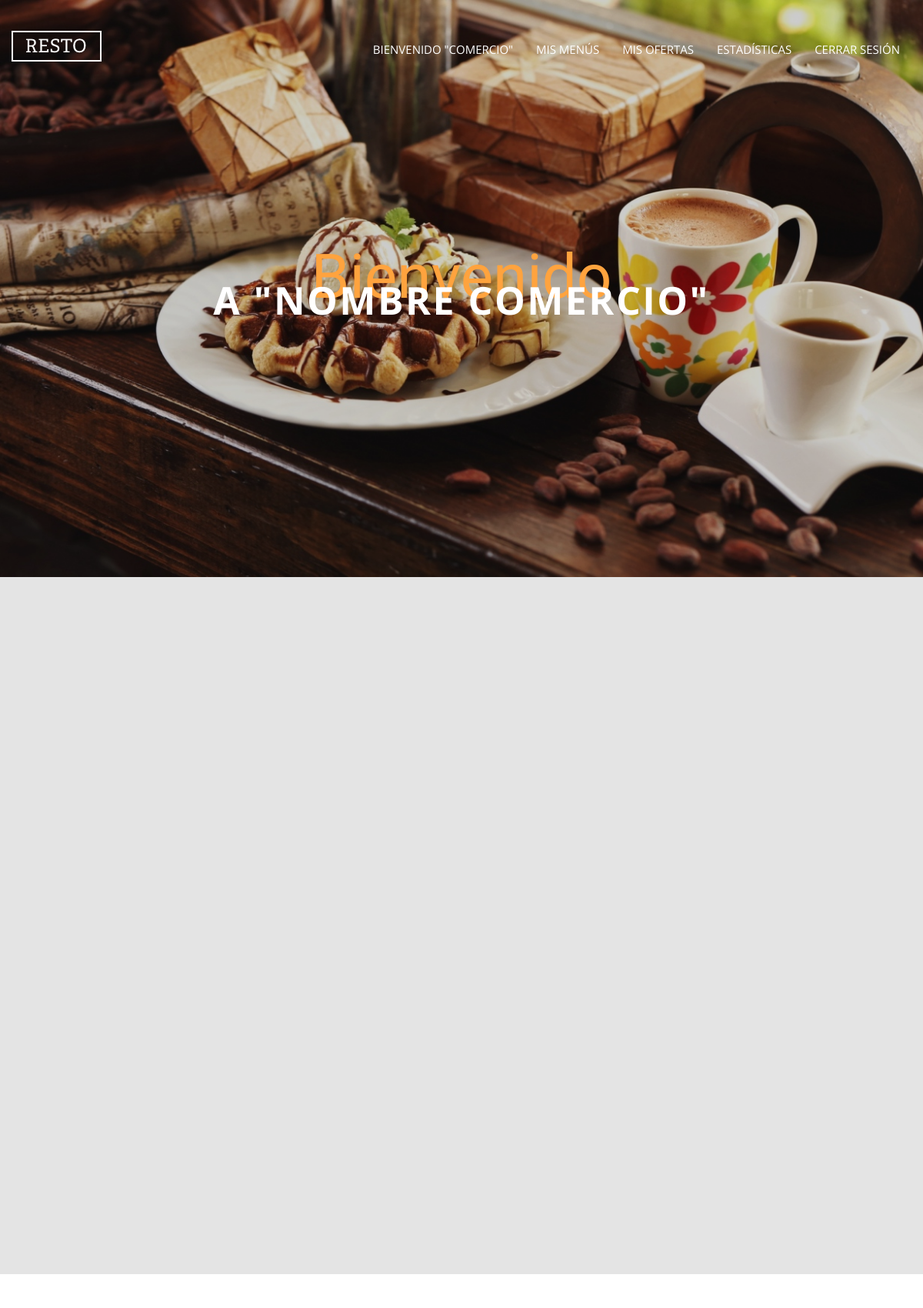
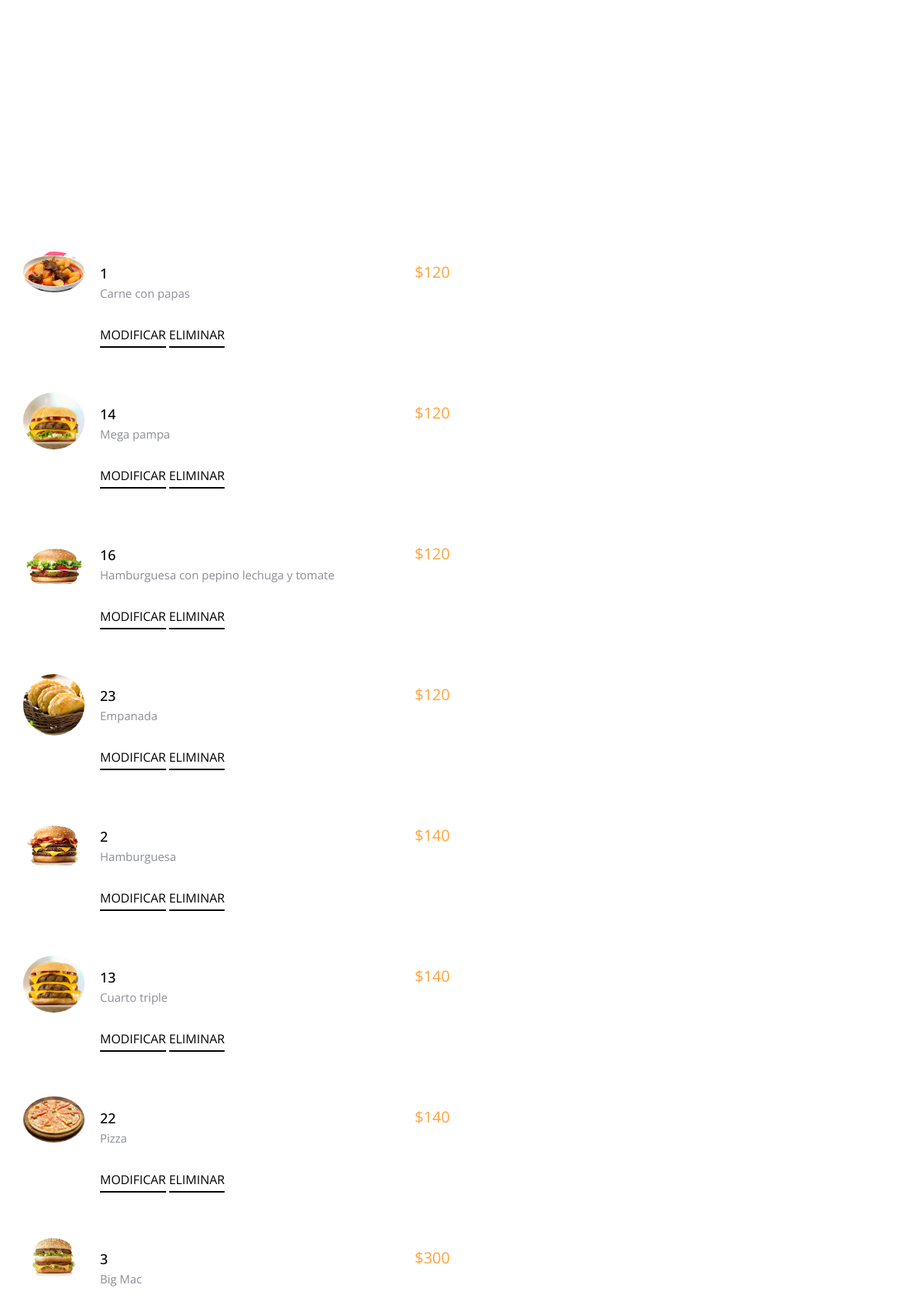
The page /resto/comercioHome2.php (upper part) on the database its author committed (2 pictures, top to bottom).
### tables this page shows
CREATE TABLE IF NOT EXISTS `Menu` (
  `idMenu` INT NOT NULL AUTO_INCREMENT,
  `foto` VARCHAR(200) NULL,
  `ofertado` tinyint(1) NULL,
  `descripcion` VARCHAR(45) NULL,
  `Precio_idPrecio` INT NOT NULL,
  `Precio_idPrecioAnterior` INT NULL,
  `idPuntoDeVenta` INT NOT NULL,
  PRIMARY KEY (`idMenu`),
  CONSTRAINT `fk_Menu_Precio1`
    FOREIGN KEY (`Precio_idPrecio`)
    REFERENCES `Precio` (`idPrecio`)
    ON DELETE NO ACTION
    ON UPDATE NO ACTION,
    CONSTRAINT `fk_Menu_Precio2`
    FOREIGN KEY (`Precio_idPrecioAnterior`)
    REFERENCES `Precio` (`idPrecio`)
    ON DELETE NO ACTION
    ON UPDATE NO ACTION,
    CONSTRAINT `fk_Menu_PuntoDeVenta`
    FOREIGN KEY (`idPuntoDeVenta`)
    REFERENCES `puntodeventa` (`idPuntoDeVenta`)
    ON DELETE NO ACTION
    ON UPDATE NO ACTION);

CREATE TABLE IF NOT EXISTS `Precio` (
  `idPrecio` INT NOT NULL AUTO_INCREMENT,
  `monto` DOUBLE NULL,
  `porcDesc` INT NULL,
  PRIMARY KEY (`idPrecio`));

### resto/comercioHome2.php (the view, shortened to what this page needs)
<!DOCTYPE html>
<html lang="en">
  <head>
    <link rel="stylesheet" href="css/styles-merged.css">
    <link rel="stylesheet" href="css/style.min.css">
  </head>
  <body>
    <nav class="navbar navbar-default navbar-fixed-top probootstrap-navbar">
      <div class="container">
        <div class="navbar-header">
          <a class="navbar-brand" href="index.html" title="uiCookies:FineOak">FineOak</a>
        </div>
        <div id="navbar-collapse" class="navbar-collapse collapse">
          <ul class="nav navbar-nav navbar-right">
            <li class="active"><a href="#" data-nav-section="welcome">Bienvenido "Comercio"</a></li>
            <li><a href="#" data-nav-section="specialties">Mis menús</a></li>
            <li><a href="#" data-nav-section="menu">Mis ofertas</a></li>
            <li><a href="#" data-nav-section="events">Estadísticas</a></li>
            <li><a href="#" data-nav-section="contact">Cerrar Sesión</a></li>
          </ul>
        </div>
      </div>
    </nav>
    <section class="flexslider" data-section="welcome">
      <ul class="slides">
        <li style="background-image: url(../application/resources/img/sfadfds.jpg)" class="overlay" data-stellar-background-ratio="0.5">
          <div class="container">
            <div class="row">
              <div class="col-md-8 col-md-offset-2">
                <div class="probootstrap-slider-text text-center probootstrap-animate probootstrap-heading">
                  <h1 class="primary-heading">Bienvenido</h1>
                  <h3 class="secondary-heading">a "Nombre Comercio"</h3>
                </div>
              </div>
            </div>
          </div>
        </li>
      </ul>
    </section>
    <section class="probootstrap-section">
    <div class="container">
        <div class="row">
        </div>
      </div>
      <div class="container">
        <div class="row">
        </div>
      </div>
    </section>
<section class="probootstrap-section probootstrap-bg-white">
<div class="container">
        <div class="row">
        </div>
      </div>
      <div class="container">
        <div class="row">
          <div class="col-md-6">
            <ul class="menus">
             <?php
                        $conn = mysqli_connect("localhost","root","","tpweb2db");
                        $sql = "select * from menu m inner join precio p on p.idPrecio = m.Precio_idPrecio";
                        $result = mysqli_query($conn,$sql);
                        while($menues = mysqli_fetch_assoc($result)) {
                        ?>
              <li>
              <?php echo '<figure class="image"> <img src="/application/resources/upload/'.$menues['foto'].'" width="100px";/> </figure>'; ?>
                <div class="text">
                  <span class="price"> $<?php echo "$menues[monto]"; ?> </span>
                  <h3> <?php echo "$menues[idMenu]"; ?> </h3>
                  <p> <?php echo "$menues[descripcion]"; ?> </p>
                <a href="#" class="probootstrap-custom-link">Modificar</a>
                <a href="#" class="probootstrap-custom-link">Eliminar</a>
                </div> <br> <br>
             </li>
              <?php } ?>
              </ul>
          </div>
        </div>
      </div>
    </section>
  </body>
  </html>

### rows shown on the page
menu: foto (picture), Precio_idPrecio.monto "120", idMenu "1", descripcion "Carne con papas"
menu: foto (picture), Precio_idPrecio.monto "120", idMenu "14", descripcion "Mega pampa"
menu: foto (picture), Precio_idPrecio.monto "120", idMenu "16", descripcion "Hamburguesa con pepino lechuga y tomate"
menu: foto (picture), Precio_idPrecio.monto "120", idMenu "23", descripcion "Empanada"
menu: foto (picture), Precio_idPrecio.monto "140", idMenu "2", descripcion "Hamburguesa"
menu: foto (picture), Precio_idPrecio.monto "140", idMenu "13", descripcion "Cuarto triple"
menu: foto (picture), Precio_idPrecio.monto "140", idMenu "22", descripcion "Pizza"
menu: foto (picture), Precio_idPrecio.monto "300", idMenu "3", descripcion "Big Mac"
